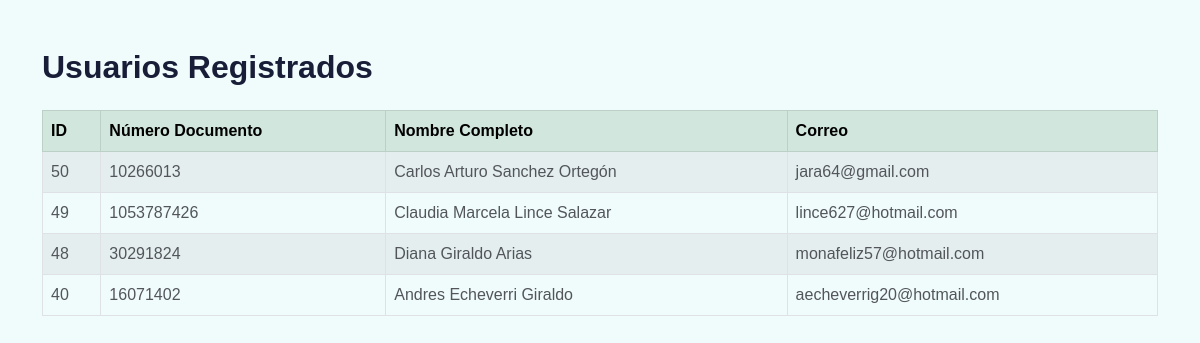
Page /ver_usuarios.php on the earlier database version.
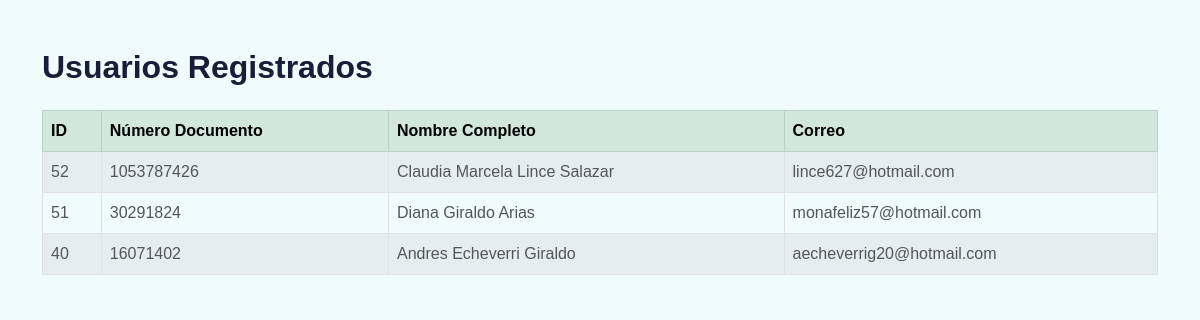
Same page on the later database version.
### tables this page shows
CREATE TABLE `usuarios` (
  `id` int(11) NOT NULL,
  `numero_documento` varchar(20) NOT NULL,
  `tipo_documento` enum('CC','CE','PPT') NOT NULL,
  `nombre_completo` varchar(100) NOT NULL,
  `celular` varchar(10) NOT NULL,
  `correo` varchar(100) DEFAULT NULL,
  `contrasena` varchar(255) NOT NULL,
  `comuna` varchar(50) NOT NULL,
  `barrio` varchar(50) NOT NULL,
  `direccion` varchar(255) DEFAULT NULL,
  `emprendimiento` varchar(100) NOT NULL,
  `habilitado` tinyint(1) DEFAULT 0,
  `foto` varchar(255) DEFAULT NULL,
  `rol` varchar(50) DEFAULT 'usuario',
  `fecha_registro` datetime DEFAULT current_timestamp(),
  `instagram` varchar(255) DEFAULT NULL,
  `facebook` varchar(255) DEFAULT NULL,
  `resena` text DEFAULT NULL
);

### ver_usuarios.php (the view, shortened to what this page needs)
<?php
include 'conexion.php';
$sql = "SELECT id, numero_documento, nombre_completo, correo FROM usuarios ORDER BY id DESC";
$result = $conn->query($sql);
?>
<!DOCTYPE html>
<html lang="es">
<head>
    <link href="css/bootstrap.min.css" rel="stylesheet">
</head>
<body class="bg-light">
<div class="container mt-5">
    <h2 class="mb-4">Usuarios Registrados</h2>
    <table class="table table-bordered table-striped">
        <thead class="table-success">
            <tr>
                <th>ID</th>
                <th>Número Documento</th>
                <th>Nombre Completo</th>
                <th>Correo</th>
            </tr>
        </thead>
        <tbody>
        <?php if ($result && $result->num_rows > 0): ?>
            <?php while($row = $result->fetch_assoc()): ?>
                <tr>
                    <td><?php echo htmlspecialchars($row['id']); ?></td>
                    <td><?php echo htmlspecialchars($row['numero_documento']); ?></td>
                    <td><?php echo htmlspecialchars($row['nombre_completo']); ?></td>
                    <td><?php echo htmlspecialchars($row['correo']); ?></td>
                </tr>
            <?php endwhile; ?>
        <?php else: ?>
            <tr><td colspan="4" class="text-center">No hay usuarios registrados.</td></tr>
        <?php endif; ?>
        </tbody>
    </table>
</div>
</body>
</html>

Differences in the rows shown:
removed usuarios: id "50", numero_documento "10266013", nombre_completo "Carlos Arturo Sanchez Ortegón", correo "jara64@gmail.com"
removed usuarios: id "49", numero_documento "1053787426", nombre_completo "Claudia Marcela Lince Salazar", correo "lince627@hotmail.com"
removed usuarios: id "48", numero_documento "30291824", nombre_completo "Diana Giraldo Arias", correo "monafeliz57@hotmail.com"
added usuarios: id "52", numero_documento "1053787426", nombre_completo "Claudia Marcela Lince Salazar", correo "lince627@hotmail.com"
added usuarios: id "51", numero_documento "30291824", nombre_completo "Diana Giraldo Arias", correo "monafeliz57@hotmail.com"
